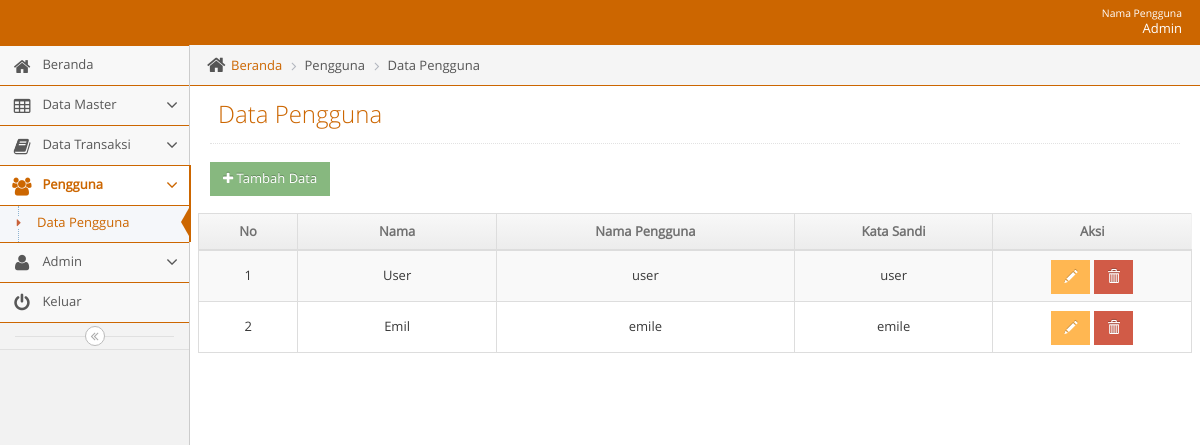
Page /admin/adminmainapp.php?unit=pengguna_unit&act=datagrid (signed in) on the committed database.
### tables this page shows
CREATE TABLE `t_user` (
  `id_user` int(11) NOT NULL,
  `kode_user` varchar(11) NOT NULL,
  `nama` varchar(100) NOT NULL,
  `nama_pengguna` varchar(20) NOT NULL,
  `kata_sandi` varchar(20) NOT NULL
);

### admin/unit/pengguna_unit.php (the view, shortened to what this page needs)
<?php
$act = $_GET['act'];
switch($act){
  case "datagrid":
?>
<?php
  include("../admin/leftbar.php");
?>
<div class="main-content">
  <div class="main-content-inner">
    <div class="breadcrumbs ace-save-state" id="breadcrumbs">
      <ul class="breadcrumb">
        <li>
          <i class="ace-icon fa fa-home home-icon"></i>
          <a href="adminmainapp.php?unit=dashboard">Beranda</a>
        </li>
        <li>Pengguna</li>
        <li>Data Pengguna</li>
      </ul>
    </div>
    <div class="page-content">
      <div class="page-header">
        <h1>Data Pengguna
        </h1>
      </div>
      <h1>
        <a href="?unit=pengguna_unit&act=input">
          <button class="btn btn-sm btn-success"><i class="fa fa-plus"></i> Tambah Data</button>
        </a>
      </h1>
      <div class="row">
        <div class="col-xs-12">
          <div class="row">
            <div class="box box-primary">
              <div class="box-body table-responsive padding">
                <table id="datatable" class="table table-striped table-bordered table-hover">
                  <thead>
                    <tr>
                      <th style="text-align: center; width: 10%">No</th>
                      <th style="text-align: center; width: 20%">Nama</th>
                      <th style="text-align: center;width: 30%">Nama Pengguna</th>
                      <th style="text-align: center;width: 20%">Kata Sandi</th>
                      <th style="text-align: center;width: 20%">Aksi</th>
                    </tr>
                  </thead>
                  <tbody>
                    <?php $no=1;
                      $qdatagrid =" SELECT * FROM t_user";
                        $rdatagrid = mysqli_query($mysqli, $qdatagrid);
                        while($ddatagrid=mysqli_fetch_assoc($rdatagrid)) {
                          echo "
                          <tr>
                            <td style= text-align:center;vertical-align:middle>$no</td>
                            <td style= text-align:center;vertical-align:middle>".ucwords("$ddatagrid[nama]")."</td>
                            <td style= text-align:center;vertical-align:middle>$ddatagrid[nama_pengguna]</td>
                            <td style= text-align:center;vertical-align:middle>$ddatagrid[kata_sandi]</td>
                            <td style=text-align:center;vertical-align:middle>
                              <a href=?unit=pengguna_unit&act=update&id_user=$ddatagrid[id_user] class='btn btn-sm btn-warning glyphicon glyphicon-pencil' ></a>
                              <a href=# class='btn btn-sm btn-danger glyphicon glyphicon-trash' onclick='confirm($ddatagrid[id_user])'></a>
                            </td>
                          </tr>
                          ";
                          $no++;
                        }
                      ?>
                  </tbody>
                </table>
              </div>
            </div>
          </div>
        </div>
      </div>
    </div>
  </div>
</div>
<?php
  include("../admin/footer.php");
?>
</body>
</html>
<?php
  break;
?>
<?php
}

### admin/navbar.php (shortened to what this page needs)
<body class="no-skin">
        <?php
        require_once '../lib/koneksi.php';
        if ($_SESSION['status'] == 'Admin') {
          $qupdate = "SELECT * FROM  t_admin WHERE nama_pengguna = '".$_SESSION['nm_pengguna']."'";
         $rupdate = mysqli_query($mysqli, $qupdate);
         $dupdate = mysqli_fetch_assoc($rupdate);
        }
        else {
          $qupdate = "SELECT * FROM  t_user WHERE nama_pengguna = '".$_SESSION['nm_pengguna']."'";
          $rupdate = mysqli_query($mysqli, $qupdate);
          $dupdate = mysqli_fetch_assoc($rupdate);
        }
        ?>
        <div id="navbar" class="navbar navbar-default ace-save-state" >
          <div class="navbar-container ace-save-state" id="navbar-container">
            <div class="navbar-buttons navbar-header pull-right" role="navigation">
              <ul class="nav ace-nav">
                <li class="light-blue dropdown-modal">
                  <a data-toggle="dropdown" href="#" class="dropdown-toggle" style>
                    <span class="user-info" style="text-align: right"><small>Nama Pengguna</small>  <?php echo ucwords($dupdate['nama']); ?></span>
                  </a>
                </li>
              </ul>
            </div>
        </div>
    </div>

### css/tentang/style.css (style rules this page uses)
html { font-family:sans-serif; -ms-text-size-adjust:100%; -webkit-text-size-adjust:100% }
body { margin:0 }
a { background-color:transparent }
h1 { font-size:2em; margin:.67em 0 }
small { font-size:80% }
button,input,optgroup,select,textarea { color:inherit; font:inherit; margin:0 }
button { overflow:visible }
button,select { text-transform:none }
button,html input[type=button],input[type=reset],input[type=submit] { -webkit-appearance:button; cursor:pointer }
table { border-collapse:collapse; border-spacing:0 }
td,th { padding:0 }
.border-box,article,body,code,dd,div,dl,dt,fieldset,footer,form,header,html,input[type=email],input[type=password],input[type=tel],input[type=text],input[type=url],li,main,ol,p,pre,section,textarea,ul { box-sizing:border-box }

### rows in the picture
t_user: nama "User", nama_pengguna "user", kata_sandi "user"
t_user: nama "Emil", nama_pengguna "emile", kata_sandi "emile"

### other values in the picture
$dupdate['nama'] "Admin"
